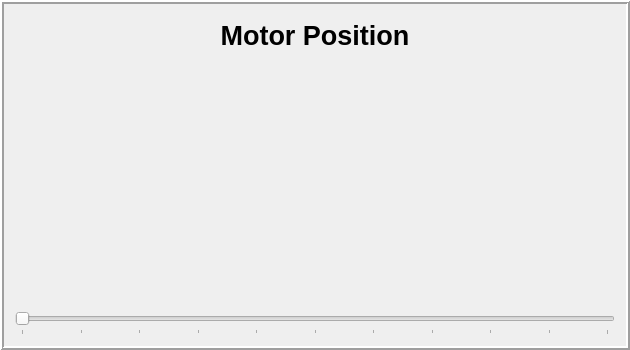
      <widget class="QFrame" name="MotorControlPanel">
       <property name="sizePolicy">
        <sizepolicy hsizetype="Fixed" vsizetype="Fixed">
         <horstretch>0</horstretch>
         <verstretch>0</verstretch>
        </sizepolicy>
       </property>
       <property name="minimumSize">
        <size>
         <width>630</width>
         <height>350</height>
        </size>
       </property>
       <property name="maximumSize">
        <size>
         <width>630</width>
         <height>350</height>
        </size>
       </property>
       <property name="frameShape">
        <enum>QFrame::Box</enum>
       </property>
       <property name="frameShadow">
        <enum>QFrame::Raised</enum>
       </property>
       <property name="lineWidth">
        <number>2</number>
       </property>
       <layout class="QVBoxLayout" name="verticalLayout_3">
        <item alignment="Qt::AlignHCenter|Qt::AlignVCenter">
         <widget class="QLabel" name="MotorPlotLabel">
          <property name="sizePolicy">
           <sizepolicy hsizetype="MinimumExpanding" vsizetype="MinimumExpanding">
            <horstretch>0</horstretch>
            <verstretch>0</verstretch>
           </sizepolicy>
          </property>
          <property name="minimumSize">
           <size>
            <width>384</width>
            <height>40</height>
           </size>
          </property>
          <property name="maximumSize">
           <size>
            <width>550</width>
            <height>40</height>
           </size>
          </property>
          <property name="font">
           <font>
            <pointsize>20</pointsize>
            <bold>true</bold>
           </font>
          </property>
          <property name="text">
           <string>Motor Position</string>
          </property>
          <property name="alignment">
           <set>Qt::AlignCenter</set>
          </property>
         </widget>
        </item>
        <item alignment="Qt::AlignHCenter|Qt::AlignVCenter">
         <widget class="PlotWidget" name="MotorPlot" native="true">
          <property name="sizePolicy">
           <sizepolicy hsizetype="Fixed" vsizetype="Fixed">
            <horstretch>0</horstretch>
            <verstretch>0</verstretch>
           </sizepolicy>
          </property>
          <property name="minimumSize">
           <size>
            <width>610</width>
            <height>250</height>
           </size>
          </property>
          <property name="maximumSize">
           <size>
            <width>610</width>
            <height>250</height>
           </size>
          </property>
         </widget>
        </item>
        <item alignment="Qt::AlignHCenter|Qt::AlignVCenter">
         <widget class="QSlider" name="motor_controller">
          <property name="sizePolicy">
           <sizepolicy hsizetype="Fixed" vsizetype="Fixed">
            <horstretch>0</horstretch>
            <verstretch>0</verstretch>
           </sizepolicy>
          </property>
          <property name="minimumSize">
           <size>
            <width>600</width>
            <height>25</height>
           </size>
          </property>
          <property name="maximumSize">
           <size>
            <width>600</width>
            <height>25</height>
           </size>
          </property>
          <property name="font">
           <font>
            <pointsize>9</pointsize>
           </font>
          </property>
          <property name="maximum">
           <number>100</number>
          </property>
          <property name="singleStep">
           <number>10</number>
          </property>
          <property name="sliderPosition">
           <number>0</number>
          </property>
          <property name="orientation">
           <enum>Qt::Horizontal</enum>
          </property>
          <property name="tickPosition">
           <enum>QSlider::TicksBelow</enum>
          </property>
          <property name="tickInterval">
           <number>10</number>
          </property>
         </widget>
        </item>
       </layout>
      </widget>
